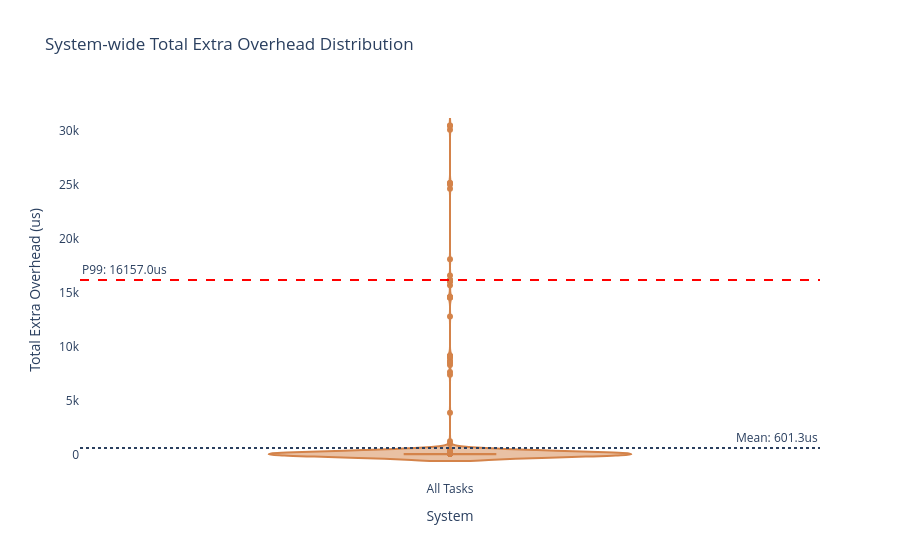

Source (notebook cell):
### Markdown cell above
## 四、额外开销的真实分布
1. **小提琴图 (Violin Plot)**: 展示每个线程的调度开销分布，重点关注均值。
2. **小提琴图 (Violin Plot)**: 展示每个算法的调度开销分布，重点关注均值。
分别提供全量与p99截断两种视图，便于分析调度器的稳定性与最坏情况执行时间 (WCET)。

### Code cell
def draw_system_summary_violin(df_jobs):
    # 创建统一标签
    df_sum = df_jobs.copy()
    df_sum["System"] = "All Tasks"

    fig = px.violin(df_sum, x="System", y="total_extra_us",
                    box=True, points="outliers",
                    title="System-wide Total Extra Overhead Distribution",
                    color_discrete_sequence=[PLA["Overhead"]])

    # 增加均值和 P99 标注
    mean_val = df_sum["total_extra_us"].mean()
    p99_val = df_sum["total_extra_us"].quantile(0.99)

    fig.add_hline(y=mean_val, line_dash="dot", annotation_text=f"Mean: {mean_val:.1f}us")
    fig.add_hline(y=p99_val, line_dash="dash", line_color="red",
                  annotation_text=f"P99: {p99_val:.1f}us", annotation_position="top left")
    fig.update_yaxes(range=[0, None])  # 从0开始
    fig.update_layout(plot_bgcolor='white', yaxis_title="Total Extra Overhead (us)")
    fig.show()

draw_system_summary_violin(analysis_df)

### Figure 1 — Plotly figure (JSON) as saved in the notebook; plotly's stock layout.template omitted (floating-point values rounded to 4 significant figures; data arrays with more than 128 entries replaced by an {"elided": "..."} marker saying what was removed)
{"data": [{"alignmentgroup": "True", "box": {"visible": true}, "hovertemplate": "System=%{x}<br>total_extra_us=%{y}<extra></extra>", "legendgroup": "", "marker": {"color": "#D4834A"}, "name": "", "offsetgroup": "", "orientation": "v", "points": "outliers", "scalegroup": "True", "showlegend": false, "x": {"elided": "922 str values"}, "x0": " ", "xaxis": "x", "y": {"elided": "922 int values"}, "y0": " ", "yaxis": "y", "type": "violin"}], "layout": {"xaxis": {"anchor": "y", "domain": [0.0, 1.0], "title": {"text": "System"}}, "yaxis": {"anchor": "x", "domain": [0.0, 1.0], "title": {"text": "Total Extra Overhead (us)"}, "range": [0, null]}, "legend": {"tracegroupgap": 0}, "title": {"text": "System-wide Total Extra Overhead Distribution"}, "violinmode": "group", "shapes": [{"line": {"dash": "dot"}, "type": "line", "x0": 0, "x1": 1, "xref": "x domain", "y0": 601.3, "y1": 601.3, "yref": "y"}, {"line": {"color": "red", "dash": "dash"}, "type": "line", "x0": 0, "x1": 1, "xref": "x domain", "y0": 16160.0, "y1": 16160.0, "yref": "y"}], "annotations": [{"showarrow": false, "text": "Mean: 601.3us", "x": 1, "xanchor": "right", "xref": "x domain", "y": 601.3, "yanchor": "bottom", "yref": "y"}, {"showarrow": false, "text": "P99: 16157.0us", "x": 0, "xanchor": "left", "xref": "x domain", "y": 16160.0, "yanchor": "bottom", "yref": "y"}], "plot_bgcolor": "white"}}
